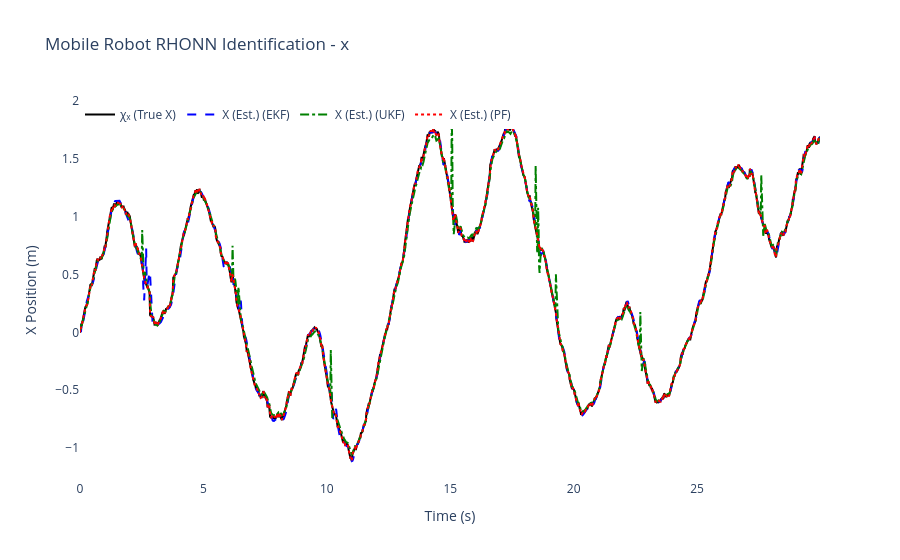
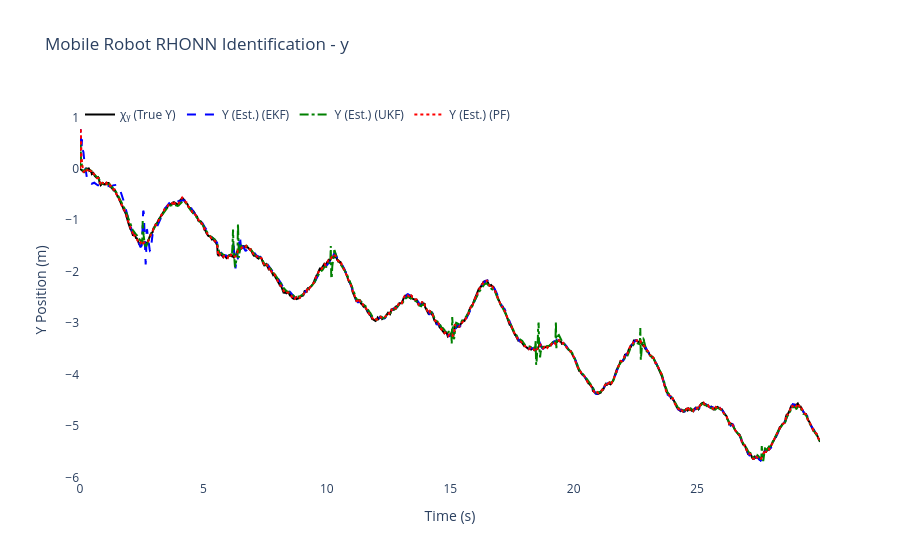
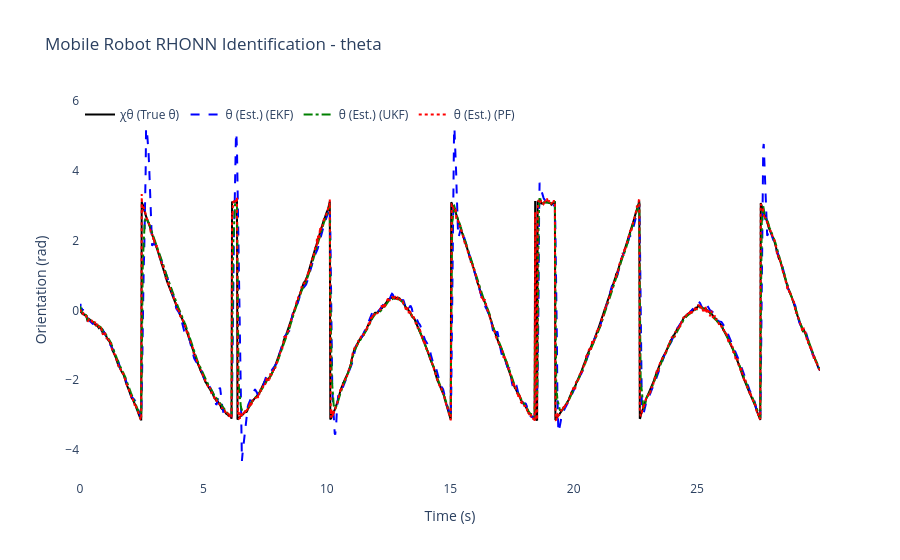
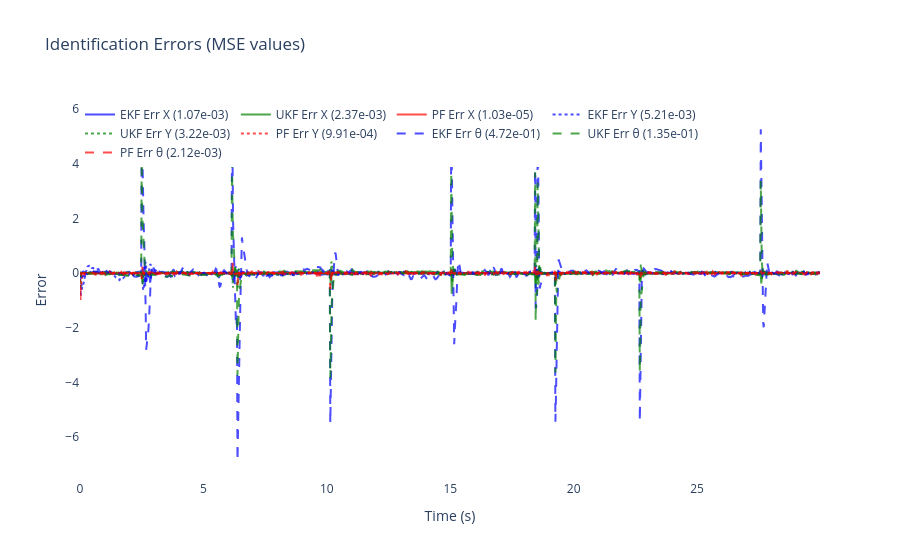

Source (notebook cell) for these figures, in order:
### Code cell
# ============================================================
# 6) Results & plots for Differential Drive Mobile Robot
# ============================================================

mse_x_ekf = np.mean((x_true[:, 0] - x_hat_ekf[:, 0])**2)
mse_y_ekf = np.mean((x_true[:, 1] - x_hat_ekf[:, 1])**2)
mse_theta_ekf = np.mean((x_true[:, 2] - x_hat_ekf[:, 2])**2)

mse_x_ukf = np.mean((x_true[:, 0] - x_hat_ukf[:, 0])**2)
mse_y_ukf = np.mean((x_true[:, 1] - x_hat_ukf[:, 1])**2)
mse_theta_ukf = np.mean((x_true[:, 2] - x_hat_ukf[:, 2])**2)

mse_x_pf = np.mean((x_true[:, 0] - x_hat_pf[:, 0])**2)
mse_y_pf = np.mean((x_true[:, 1] - x_hat_pf[:, 1])**2)
mse_theta_pf = np.mean((x_true[:, 2] - x_hat_pf[:, 2])**2)

mse_total_ekf = mse_x_ekf + mse_y_ekf + mse_theta_ekf
mse_total_ukf = mse_x_ukf + mse_y_ukf + mse_theta_ukf
mse_total_pf = mse_x_pf + mse_y_pf + mse_theta_pf
mse_totals = {'EKF': mse_total_ekf, 'UKF': mse_total_ukf, 'PF': mse_total_pf}
best_filter = min(mse_totals, key=mse_totals.get)


print("🎯" + "="*65)
print(f"🏆 MEJOR FILTRO: {best_filter} (MSE total: {mse_totals[best_filter]:.6f})")
print(f"🎲 SEMILLA USADA: {RANDOM_SEED}")
print("="*67)


print(f"\nFinal EKF-RHONN Weights:")
for i in range(3):
    state_names = ['x', 'y', 'theta']
    print(f"  Neuron {i+1} ({state_names[i]}): {ekf_trainer.weights[i]}")

print(f"\nFinal UKF-RHONN Weights:")
for i in range(3):
    state_names = ['x', 'y', 'theta']
    print(f"  Neuron {i+1} ({state_names[i]}): {ukf_trainer.weights[i]}")

print(f"\nFinal PF-RHONN Weight Estimates:")
pf_estimates = pf_trainer.get_estimate()
for i in range(3):
    state_names = ['x', 'y', 'theta']
    print(f"  Neuron {i+1} ({state_names[i]}): {pf_estimates[i]}")

print("\n--- Performance Comparison (MSE) ---")
print(f"EKF MSE x:     {mse_x_ekf:.6f}")
print(f"EKF MSE y:     {mse_y_ekf:.6f}")
print(f"EKF MSE theta: {mse_theta_ekf:.6f}")
print(f"UKF MSE x:     {mse_x_ukf:.6f}")
print(f"UKF MSE y:     {mse_y_ukf:.6f}")
print(f"UKF MSE theta: {mse_theta_ukf:.6f}")
print(f"PF  MSE x:     {mse_x_pf:.6f}")
print(f"PF  MSE y:     {mse_y_pf:.6f}")
print(f"PF  MSE theta: {mse_theta_pf:.6f}")

states_info = [
    {'idx': 0, 'var': 'x', 'desc': 'X Position', 'y_label': 'X Position (m)', 'chi': 'χₓ (True X)', 'x': 'X (Est.)'},
    {'idx': 1, 'var': 'y', 'desc': 'Y Position', 'y_label': 'Y Position (m)', 'chi': 'χᵧ (True Y)', 'x': 'Y (Est.)'},
    {'idx': 2, 'var': 'theta', 'desc': 'Orientation', 'y_label': 'Orientation (rad)', 'chi': 'χθ (True θ)', 'x': 'θ (Est.)'}
]

for state_info in states_info:
    i = state_info['idx']
    trace_plant = go.Scatter(x=t_history, y=x_true[:, i], mode='lines', name=state_info['chi'], line=dict(color='black', width=2))
    trace_ekf = go.Scatter(x=t_history, y=x_hat_ekf[:, i], mode='lines', name=f"{state_info['x']} (EKF)", line=dict(dash='dash', color='blue'))
    trace_ukf = go.Scatter(x=t_history, y=x_hat_ukf[:, i], mode='lines', name=f"{state_info['x']} (UKF)", line=dict(dash='dashdot', color='green'))
    trace_pf = go.Scatter(x=t_history, y=x_hat_pf[:, i], mode='lines', name=f"{state_info['x']} (PF)", line=dict(dash='dot', color='red'))
    fig = go.Figure([trace_plant, trace_ekf, trace_ukf, trace_pf])
    fig.update_layout(title=f'Mobile Robot RHONN Identification - {state_info["var"]}', xaxis_title='Time (s)', yaxis_title=state_info['y_label'], legend=dict(x=0, y=1, orientation='h'), font=dict(size=12), plot_bgcolor='white', paper_bgcolor='white')
    fig.show()

error_x_ekf = x_true[:, 0] - x_hat_ekf[:, 0]
error_y_ekf = x_true[:, 1] - x_hat_ekf[:, 1]
error_theta_ekf = x_true[:, 2] - x_hat_ekf[:, 2]
error_x_ukf = x_true[:, 0] - x_hat_ukf[:, 0]
error_y_ukf = x_true[:, 1] - x_hat_ukf[:, 1]
error_theta_ukf = x_true[:, 2] - x_hat_ukf[:, 2]
error_x_pf = x_true[:, 0] - x_hat_pf[:, 0]
error_y_pf = x_true[:, 1] - x_hat_pf[:, 1]
error_theta_pf = x_true[:, 2] - x_hat_pf[:, 2]

fig2 = go.Figure()
fig2.add_trace(go.Scatter(x=t_history, y=error_x_ekf, mode='lines', name=f'EKF Err X ({mse_x_ekf:.2e})', opacity=0.7, line=dict(color='blue')))
fig2.add_trace(go.Scatter(x=t_history, y=error_x_ukf, mode='lines', name=f'UKF Err X ({mse_x_ukf:.2e})', opacity=0.7, line=dict(color='green')))
fig2.add_trace(go.Scatter(x=t_history, y=error_x_pf, mode='lines', name=f'PF Err X ({mse_x_pf:.2e})', opacity=0.7, line=dict(color='red')))
fig2.add_trace(go.Scatter(x=t_history, y=error_y_ekf, mode='lines', name=f'EKF Err Y ({mse_y_ekf:.2e})', opacity=0.7, line=dict(color='blue', dash='dot')))
fig2.add_trace(go.Scatter(x=t_history, y=error_y_ukf, mode='lines', name=f'UKF Err Y ({mse_y_ukf:.2e})', opacity=0.7, line=dict(color='green', dash='dot')))
fig2.add_trace(go.Scatter(x=t_history, y=error_y_pf, mode='lines', name=f'PF Err Y ({mse_y_pf:.2e})', opacity=0.7, line=dict(color='red', dash='dot')))
fig2.add_trace(go.Scatter(x=t_history, y=error_theta_ekf, mode='lines', name=f'EKF Err θ ({mse_theta_ekf:.2e})', opacity=0.7, line=dict(color='blue', dash='dash')))
fig2.add_trace(go.Scatter(x=t_history, y=error_theta_ukf, mode='lines', name=f'UKF Err θ ({mse_theta_ukf:.2e})', opacity=0.7, line=dict(color='green', dash='dash')))
fig2.add_trace(go.Scatter(x=t_history, y=error_theta_pf, mode='lines', name=f'PF Err θ ({mse_theta_pf:.2e})', opacity=0.7, line=dict(color='red', dash='dash')))
fig2.update_layout(title='Identification Errors (MSE values)', xaxis_title='Time (s)', yaxis_title='Error', legend=dict(x=0, y=1, orientation='h'), font=dict(size=12), plot_bgcolor='white', paper_bgcolor='white')
fig2.show()

# 2D Trajectory plot
fig_trajectory = go.Figure()
fig_trajectory.add_trace(go.Scatter(x=x_true[:, 0], y=x_true[:, 1], mode='lines', name='True', line=dict(color='black', width=3)))
fig_trajectory.add_trace(go.Scatter(x=x_hat_ekf[:, 0], y=x_hat_ekf[:, 1], mode='lines', name='EKF', line=dict(color='blue', width=2, dash='dash')))
fig_trajectory.add_trace(go.Scatter(x=x_hat_ukf[:, 0], y=x_hat_ukf[:, 1], mode='lines', name='UKF', line=dict(color='green', width=2, dash='dashdot')))
fig_trajectory.add_trace(go.Scatter(x=x_hat_pf[:, 0], y=x_hat_pf[:, 1], mode='lines', name='PF', line=dict(color='red', width=2, dash='dot')))
fig_trajectory.add_trace(go.Scatter(x=[x_true[0, 0]], y=[x_true[0, 1]], mode='markers', name='Start', marker=dict(color='green', size=10, symbol='star')))
fig_trajectory.add_trace(go.Scatter(x=[x_true[-1, 0]], y=[x_true[-1, 1]], mode='markers', name='End', marker=dict(color='red', size=10, symbol='square')))
fig_trajectory.update_layout(title='Trajectory Comparison (Optimized Params)', xaxis_title='X (m)', yaxis_title='Y (m)', font=dict(size=12), plot_bgcolor='white', paper_bgcolor='white', showlegend=True)
fig_trajectory.show()


# === RESUMEN DE RENDIMIENTO CON SEMILLA ===
print("\n📊 MSE Desglosado por Filtro:")
print(f"   EKF: {mse_total_ekf:.6f}  |  UKF: {mse_total_ukf:.6f}  |  PF: {mse_total_pf:.6f}")
print(f"\n💡 Para reproducir estos resultados:")
print(f"   Principal: RANDOM_SEED = {RANDOM_SEED}")
print(f"   DE Optim.: DE_SEED = {(RANDOM_SEED + 12345) % 100000}")
print(f"   (Cambia línea 8 en celda 4 para usar semilla principal)")

# --- Parameter summary ---
print("\n--- Optimized Parameter Summary ---")
print(f"EKF params: Q={ekf_trainer.Q[0][0,0]:.3e} R={ekf_trainer.R[0][0]:.3e} P0~{ekf_trainer.P[0][0,0]:.3e} eta={ekf_trainer.eta:.3f}")
print(f"UKF params: alpha={ukf_trainer.alpha:.3e} eta={ukf_trainer.eta:.3f} Qdiag={ukf_trainer.Q[0][0,0]:.3e} R={ukf_trainer.R[0][0]:.3e}")
print(f"PF params: Q_std={pf_trainer.Q_std} R_std={pf_trainer.R_std} ESS_th={pf_trainer.ess_threshold:.1f} n_particles={pf_trainer.n_particles}")

print("\nOptimization + simulation complete.")

# 58865

### Figure 1 — Plotly figure (JSON) as saved in the notebook; plotly's stock layout.template omitted (floating-point values rounded to 4 significant figures; data arrays with more than 128 entries replaced by an {"elided": "..."} marker saying what was removed)
{"data": [{"line": {"color": "black", "width": 2}, "mode": "lines", "name": "χₓ (True X)", "type": "scatter", "x": {"elided": "1500 float values"}, "y": {"elided": "1500 float values"}}, {"line": {"color": "blue", "dash": "dash"}, "mode": "lines", "name": "X (Est.) (EKF)", "type": "scatter", "x": {"elided": "1500 float values"}, "y": {"elided": "1500 float values"}}, {"line": {"color": "green", "dash": "dashdot"}, "mode": "lines", "name": "X (Est.) (UKF)", "type": "scatter", "x": {"elided": "1500 float values"}, "y": {"elided": "1500 float values"}}, {"line": {"color": "red", "dash": "dot"}, "mode": "lines", "name": "X (Est.) (PF)", "type": "scatter", "x": {"elided": "1500 float values"}, "y": {"elided": "1500 float values"}}], "layout": {"font": {"size": 12}, "legend": {"orientation": "h", "x": 0, "y": 1}, "paper_bgcolor": "white", "plot_bgcolor": "white", "title": {"text": "Mobile Robot RHONN Identification - x"}, "xaxis": {"title": {"text": "Time (s)"}}, "yaxis": {"title": {"text": "X Position (m)"}}}}

### Figure 2 — Plotly figure (JSON) as saved in the notebook; plotly's stock layout.template omitted (floating-point values rounded to 4 significant figures; data arrays with more than 128 entries replaced by an {"elided": "..."} marker saying what was removed)
{"data": [{"line": {"color": "black", "width": 2}, "mode": "lines", "name": "χᵧ (True Y)", "type": "scatter", "x": {"elided": "1500 float values"}, "y": {"elided": "1500 float values"}}, {"line": {"color": "blue", "dash": "dash"}, "mode": "lines", "name": "Y (Est.) (EKF)", "type": "scatter", "x": {"elided": "1500 float values"}, "y": {"elided": "1500 float values"}}, {"line": {"color": "green", "dash": "dashdot"}, "mode": "lines", "name": "Y (Est.) (UKF)", "type": "scatter", "x": {"elided": "1500 float values"}, "y": {"elided": "1500 float values"}}, {"line": {"color": "red", "dash": "dot"}, "mode": "lines", "name": "Y (Est.) (PF)", "type": "scatter", "x": {"elided": "1500 float values"}, "y": {"elided": "1500 float values"}}], "layout": {"font": {"size": 12}, "legend": {"orientation": "h", "x": 0, "y": 1}, "paper_bgcolor": "white", "plot_bgcolor": "white", "title": {"text": "Mobile Robot RHONN Identification - y"}, "xaxis": {"title": {"text": "Time (s)"}}, "yaxis": {"title": {"text": "Y Position (m)"}}}}

### Figure 3 — Plotly figure (JSON) as saved in the notebook; plotly's stock layout.template omitted (floating-point values rounded to 4 significant figures; data arrays with more than 128 entries replaced by an {"elided": "..."} marker saying what was removed)
{"data": [{"line": {"color": "black", "width": 2}, "mode": "lines", "name": "χθ (True θ)", "type": "scatter", "x": {"elided": "1500 float values"}, "y": {"elided": "1500 float values"}}, {"line": {"color": "blue", "dash": "dash"}, "mode": "lines", "name": "θ (Est.) (EKF)", "type": "scatter", "x": {"elided": "1500 float values"}, "y": {"elided": "1500 float values"}}, {"line": {"color": "green", "dash": "dashdot"}, "mode": "lines", "name": "θ (Est.) (UKF)", "type": "scatter", "x": {"elided": "1500 float values"}, "y": {"elided": "1500 float values"}}, {"line": {"color": "red", "dash": "dot"}, "mode": "lines", "name": "θ (Est.) (PF)", "type": "scatter", "x": {"elided": "1500 float values"}, "y": {"elided": "1500 float values"}}], "layout": {"font": {"size": 12}, "legend": {"orientation": "h", "x": 0, "y": 1}, "paper_bgcolor": "white", "plot_bgcolor": "white", "title": {"text": "Mobile Robot RHONN Identification - theta"}, "xaxis": {"title": {"text": "Time (s)"}}, "yaxis": {"title": {"text": "Orientation (rad)"}}}}

### Figure 4 — Plotly figure (JSON) as saved in the notebook; plotly's stock layout.template omitted (floating-point values rounded to 4 significant figures; data arrays with more than 128 entries replaced by an {"elided": "..."} marker saying what was removed)
{"data": [{"line": {"color": "blue"}, "mode": "lines", "name": "EKF Err X (1.07e-03)", "opacity": 0.7, "type": "scatter", "x": {"elided": "1500 float values"}, "y": {"elided": "1500 float values"}}, {"line": {"color": "green"}, "mode": "lines", "name": "UKF Err X (2.37e-03)", "opacity": 0.7, "type": "scatter", "x": {"elided": "1500 float values"}, "y": {"elided": "1500 float values"}}, {"line": {"color": "red"}, "mode": "lines", "name": "PF Err X (1.03e-05)", "opacity": 0.7, "type": "scatter", "x": {"elided": "1500 float values"}, "y": {"elided": "1500 float values"}}, {"line": {"color": "blue", "dash": "dot"}, "mode": "lines", "name": "EKF Err Y (5.21e-03)", "opacity": 0.7, "type": "scatter", "x": {"elided": "1500 float values"}, "y": {"elided": "1500 float values"}}, {"line": {"color": "green", "dash": "dot"}, "mode": "lines", "name": "UKF Err Y (3.22e-03)", "opacity": 0.7, "type": "scatter", "x": {"elided": "1500 float values"}, "y": {"elided": "1500 float values"}}, {"line": {"color": "red", "dash": "dot"}, "mode": "lines", "name": "PF Err Y (9.91e-04)", "opacity": 0.7, "type": "scatter", "x": {"elided": "1500 float values"}, "y": {"elided": "1500 float values"}}, {"line": {"color": "blue", "dash": "dash"}, "mode": "lines", "name": "EKF Err θ (4.72e-01)", "opacity": 0.7, "type": "scatter", "x": {"elided": "1500 float values"}, "y": {"elided": "1500 float values"}}, {"line": {"color": "green", "dash": "dash"}, "mode": "lines", "name": "UKF Err θ (1.35e-01)", "opacity": 0.7, "type": "scatter", "x": {"elided": "1500 float values"}, "y": {"elided": "1500 float values"}}, {"line": {"color": "red", "dash": "dash"}, "mode": "lines", "name": "PF Err θ (2.12e-03)", "opacity": 0.7, "type": "scatter", "x": {"elided": "1500 float values"}, "y": {"elided": "1500 float values"}}], "layout": {"font": {"size": 12}, "legend": {"orientation": "h", "x": 0, "y": 1}, "paper_bgcolor": "white", "plot_bgcolor": "white", "title": {"text": "Identification Errors (MSE values)"}, "xaxis": {"title": {"text": "Time (s)"}}, "yaxis": {"title": {"text": "Error"}}}}
